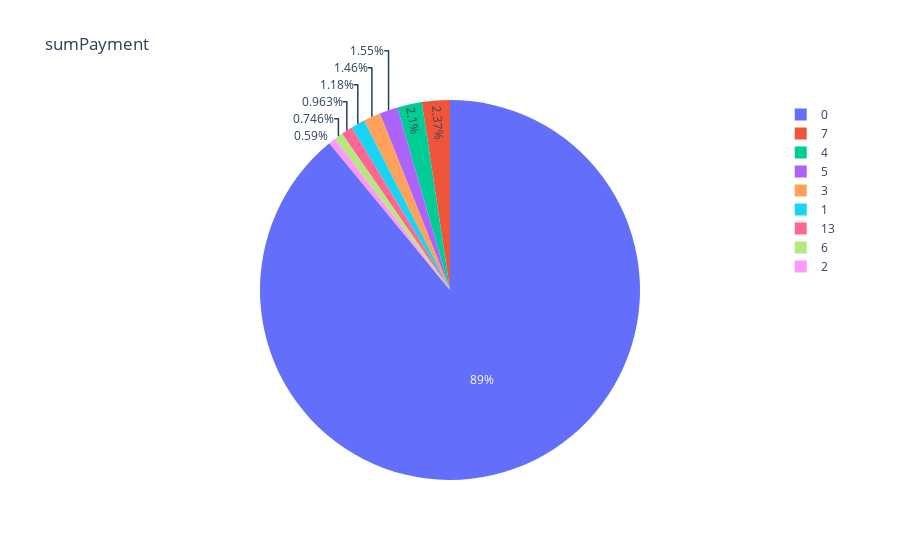
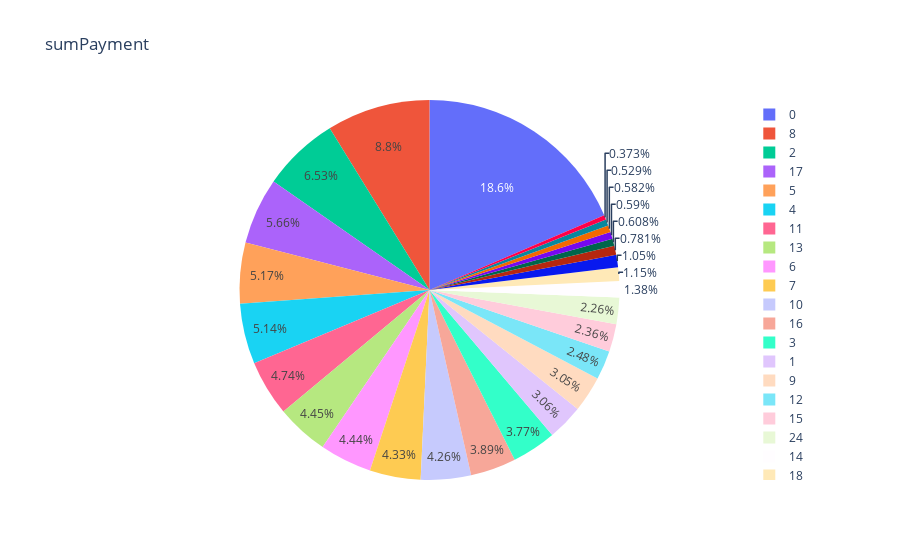

Here is the notebook cell these charts were saved with, in order:
### Code cell
fig = px.pie(food_df, names='08-18 (count)', values='factorNumber', title='sumPayment')
fig.show()


fig = px.pie(food_df, names='18-20 (count)', values='factorNumber', title='sumPayment')
fig.show()

### Figure 1 — Plotly figure (JSON) as saved in the notebook; plotly's stock layout.template omitted (floating-point values rounded to 4 significant figures; data arrays with more than 128 entries replaced by an {"elided": "..."} marker saying what was removed)
{"data": [{"domain": {"x": [0, 1], "y": [0, 1]}, "hovertemplate": "08-18 (count)=%{label}<br>factorNumber=%{value}<extra></extra>", "labels": {"elided": "205 int values"}, "legendgroup": "", "name": "", "showlegend": true, "type": "pie", "values": {"elided": "205 int values"}}], "layout": {"legend": {"tracegroupgap": 0}, "title": {"text": "sumPayment"}}}

### Figure 2 — Plotly figure (JSON) as saved in the notebook; plotly's stock layout.template omitted (floating-point values rounded to 4 significant figures; data arrays with more than 128 entries replaced by an {"elided": "..."} marker saying what was removed)
{"data": [{"domain": {"x": [0, 1], "y": [0, 1]}, "hovertemplate": "18-20 (count)=%{label}<br>factorNumber=%{value}<extra></extra>", "labels": {"elided": "205 int values"}, "legendgroup": "", "name": "", "showlegend": true, "type": "pie", "values": {"elided": "205 int values"}}], "layout": {"legend": {"tracegroupgap": 0}, "title": {"text": "sumPayment"}}}
